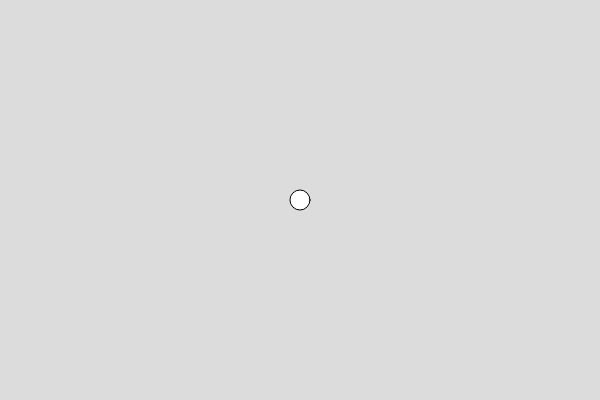
Frame 1 (no input)
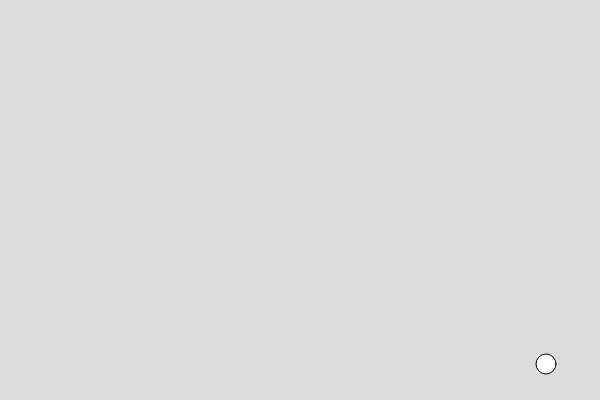
Frame 60 (no input)
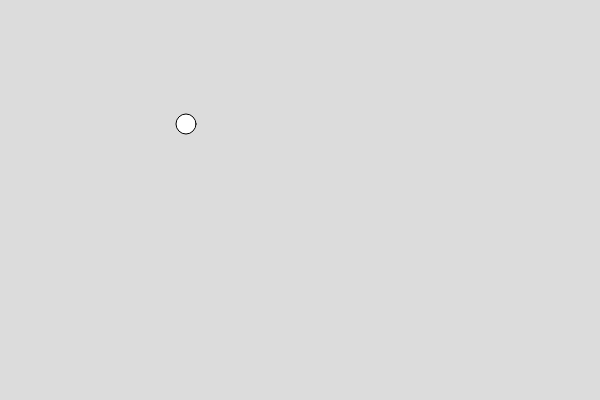
Frame 120 (the mouse pressed at the canvas centre since frame 60)

The p5.js sketch that drew these frames (run headless with seeded random() and noise() and a simulated clock; from frame 60 on, the mouse is pressed at the canvas centre):

// p5.js sketch
// ── sketch.js
var circle;

function setup() {
	createCanvas(600, 400);
	circle = {
		x: width / 2,
		y: height / 2,
		d: 20,
		xVel: 6,
		yVel: 4,
		c: [255, 0, 0]

	}
}

function draw() {
	background(220);

	ellipse(circle.x, circle.y, circle.d);
	circle.x = circle.x + circle.xVel;
	circle.y = circle.y + circle.yVel;

	if (circle.x >= width) {
		circle.xVel = circle.xVel * -1;
	}

	if (circle.y >= height) {
		circle.yVel = circle.yVel * -1;
	}
	if (circle.x < 0) {
		circle.xVel = circle.xVel * -1;
	}

	if (circle.y < 0) {
		circle.yVel = circle.yVel * -1;
	}
}
